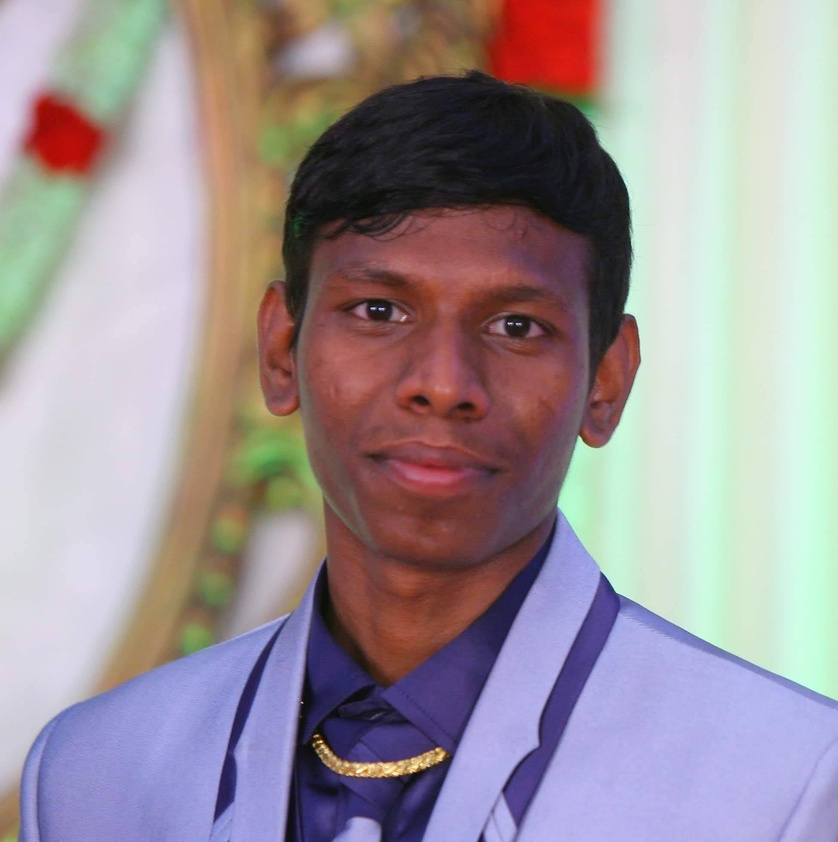
#> input picture venkatesh.jpg, 838 x 842 px, shrunk from 1950 x 1957 before the run
$ jupyter execute Skin-Smoothing.ipynb   (shell and % lines are left out)
#> lines starting #> are read from the running program, lines starting #| are printed output that depends on the picture; after the words box and inside, x2 and y2 are one past the last pixel; in counts of white or black regions, pixels touching at a corner belong together
# <font style = "color:rgb(50,120,229)">Skin Smoothing</font>

In previous modules we have seen how we can use grabcut for detecting skin region given the image of a face. The detected skin can then be smoothened and applied back to the original image, thereby resulting in a skin smoothened image.

In this project, you will be implementing **Skin Smoothing** but this time the image will contain regions other than face as well and will have to be completely automated.

You can use the following steps to approach this problem:

1. Detect the faces in the image using Deep Learning or HAAR Cascades
2. Iterate over the detected faces and apply smoothing filter. You can experiment with the filter type and size to see which one (or combination) gives the best result.

[cell 1]
import cv2
import numpy as np
import matplotlib.pyplot as plt
from dataPath import DATA_PATH

[cell 2]
import matplotlib
matplotlib.rcParams['figure.figsize'] = (6.0,6.0)
matplotlib.rcParams['image.cmap'] = 'gray'

[cell 3]
# Read image
img = cv2.imread( "venkatesh.jpg")
#> img is the input picture: shape (842, 838, 3); mean B, G, R 151.9, 146.8, 157.5

[cell 4]
plt.imshow(img[:,:,::-1])
plt.title("Input Image")
plt.show()

[cell 5]
# Detect the face using the cascade
faceCascade = cv2.CascadeClassifier('haarcascade_frontalface_default.xml')


frame = cv2.imread( "venkatesh.jpg")

frameGray = cv2.cvtColor(frame, cv2.COLOR_BGR2GRAY)
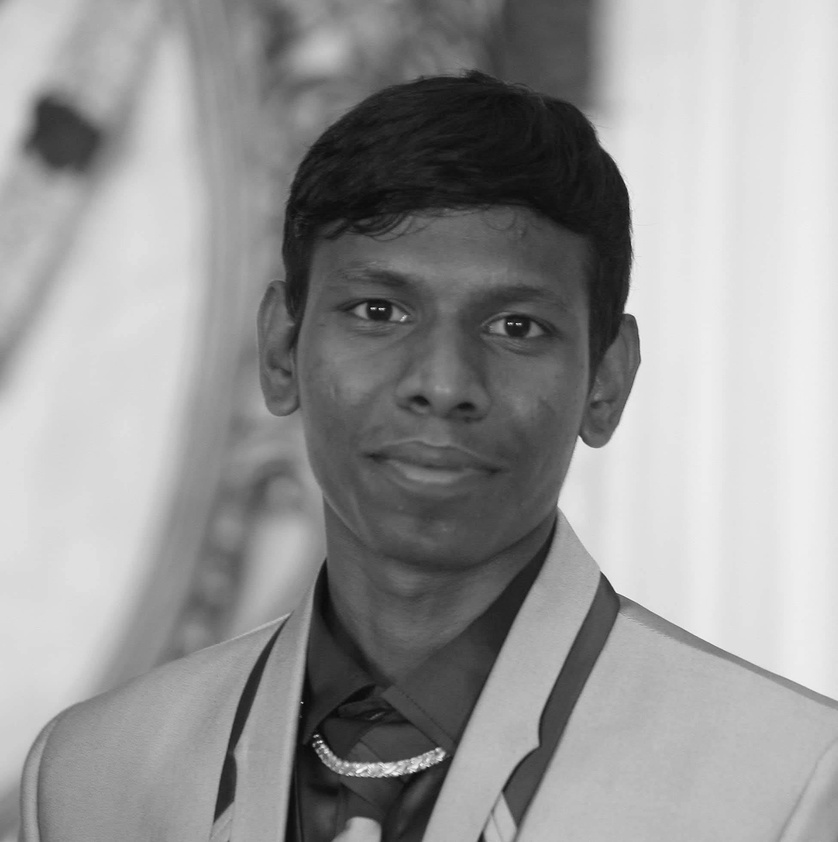
#> frameGray: shape (842, 838); min 10, max 251, mean 150.6
faces = faceCascade.detectMultiScale(frameGray, 1.4, 5)
#> faces = [[267, 185, 354, 354]]

[cell 6]
# Get the face area from the detected face rectangle
for (x, y, w, h) in faces:
    cv2.rectangle(frame, (x, y),
                  (x + w, y + h),
                  (255, 0, 0), 2)
    faceRoiGray = frameGray[y: y + h, x: x + w]
    faceRoiOriginal = frame[y: y + h, x: x + w]
#> this loop made 1 pass
#> pass 1, `faceRoiGray = frameGray[y: y + h, x: x + w]`:
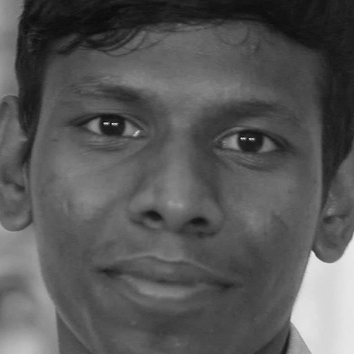
#> faceRoiGray: shape (354, 354); min 11, max 234, mean 87.2
#> pass 1, `faceRoiOriginal = frame[y: y + h, x: x + w]`:
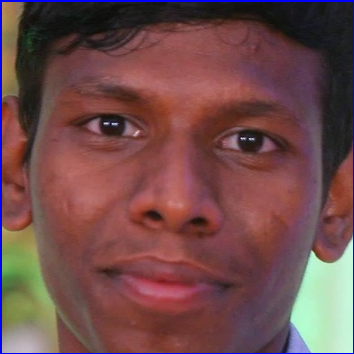
#> faceRoiOriginal: shape (354, 354, 3); mean B, G, R 75.1, 74.9, 112.4
#> after the loop:
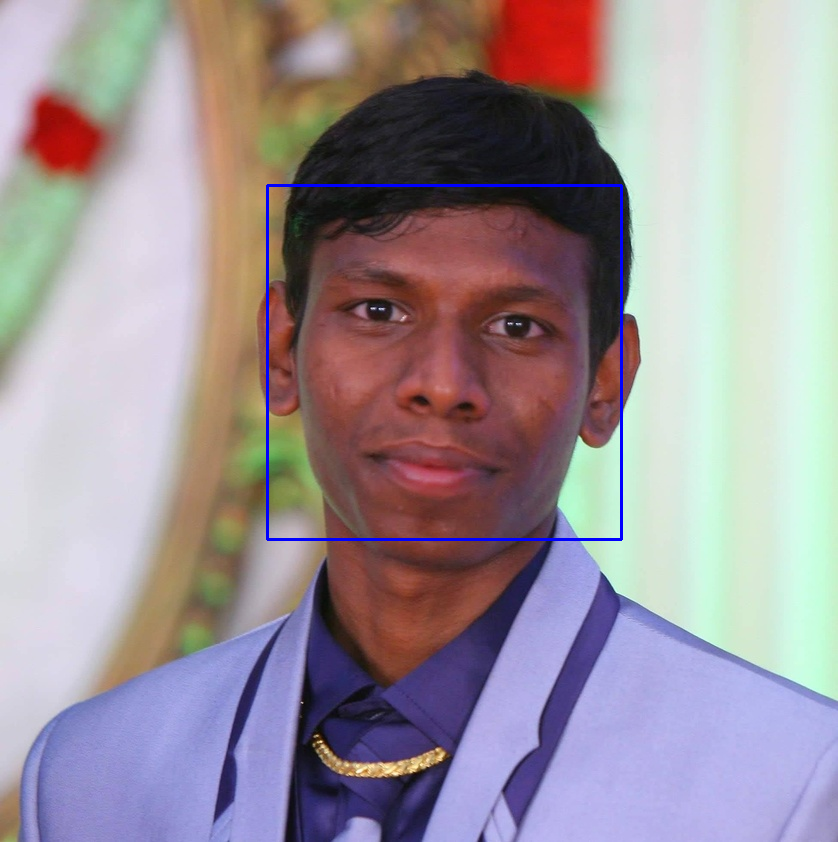
#> frame: shape (842, 838, 3); 0.6% of pixels changed, all inside (x1, y1, x2, y2) = (266, 184, 623, 541)

count = 1
plt.figure(figsize=(18,18))

[cell 7]
def smooth_skin_1(image):
    # Convert image to LAB color model
    image_lab = cv2.cvtColor(image, cv2.COLOR_BGR2Lab)
#> image_lab: shape (354, 354, 3); mean of channels 0, 1, 2 92.6, 145, 135.6

    # Split the LAB image into L, A and B channels
    l_channel, a_channel, b_channel = cv2.split(image_lab)
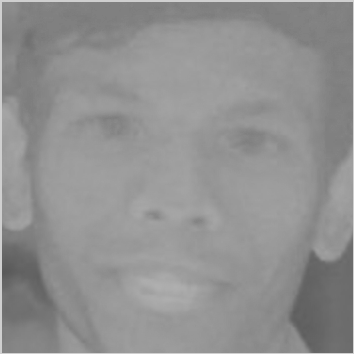
#> a_channel: shape (354, 354); min 88, max 207, mean 145
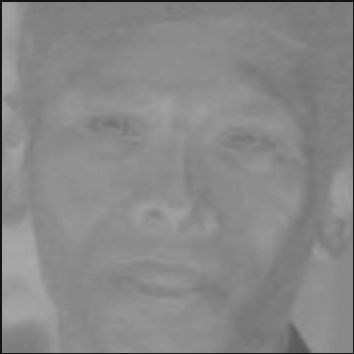
#> b_channel: shape (354, 354); min 20, max 169, mean 135.6

    # Apply bilateral filter to smoothen the L channel
    l_channel = cv2.bilateralFilter(l_channel, 15, 75, 75)

    # Merge the smoothened L channel with original A and B channel
    image_smooth = cv2.merge([l_channel, a_channel, b_channel])
#> image_smooth: shape (354, 354, 3); mean of channels 0, 1, 2 92.6, 145, 135.6

    # Convert image from LAB color model back to RGB color model
    image_smooth = cv2.cvtColor(image_smooth, cv2.COLOR_Lab2BGR)
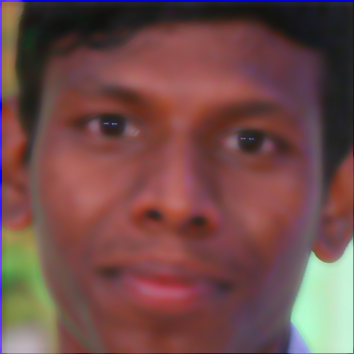
#> image_smooth: shape (354, 354, 3); mean B, G, R 74.7, 75.4, 113.1

    return image_smooth

[cell 8]
# Apply skin smoothing
img_smooth_1 = smooth_skin_1(faceRoiOriginal )
# Display the original and smoothed images
plt.figure(figsize=(10,5))
plt.subplot(121), plt.imshow(cv2.cvtColor(img, cv2.COLOR_BGR2RGB)), plt.title('Original')
plt.subplot(122), plt.imshow(cv2.cvtColor(img_smooth_1, cv2.COLOR_BGR2RGB)), plt.title('Smoothed')
plt.show()
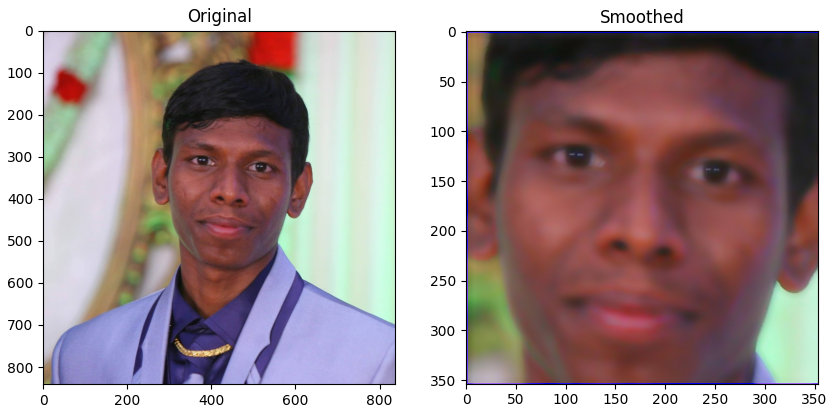
#> figure drawn by matplotlib, 2 panels

[cell 9]
def smooth_skin_2(img):
    # Apply bilateral filter
    # You can experiment with the diameter, sigmaColor, and sigmaSpace parameters
    diameter = 30  # Diameter of each pixel neighborhood
    sigmaColor = 50  # Filter sigma in the color space
    sigmaSpace = 50 # Filter sigma in the coordinate space

    return cv2.bilateralFilter(img, diameter, sigmaColor, sigmaSpace)


img = cv2.imread( "venkatesh.jpg")

[cell 10]
# Apply skin smoothing
img_smooth_2 = smooth_skin_2(img)

# Display the original and smoothed images
plt.figure(figsize=(10,5))
plt.subplot(121), plt.imshow(cv2.cvtColor(img, cv2.COLOR_BGR2RGB)), plt.title('Original')
plt.subplot(122), plt.imshow(cv2.cvtColor(img_smooth_2, cv2.COLOR_BGR2RGB)), plt.title('Smoothed')
plt.show()
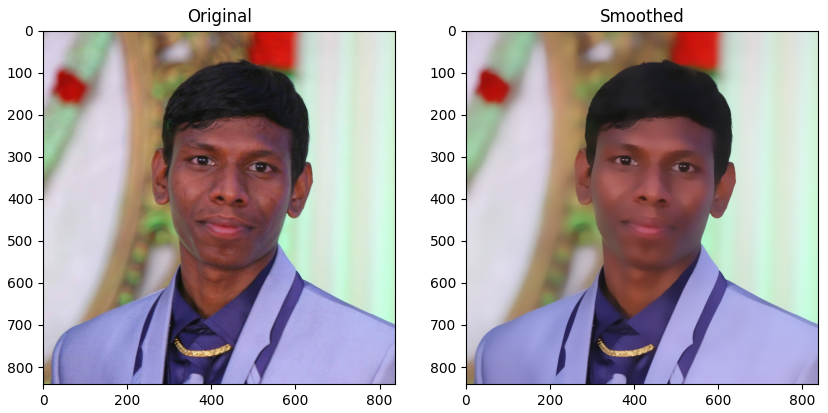
#> figure drawn by matplotlib, 2 panels

$ run again, with op 1.PNG saved as venkatesh.jpg
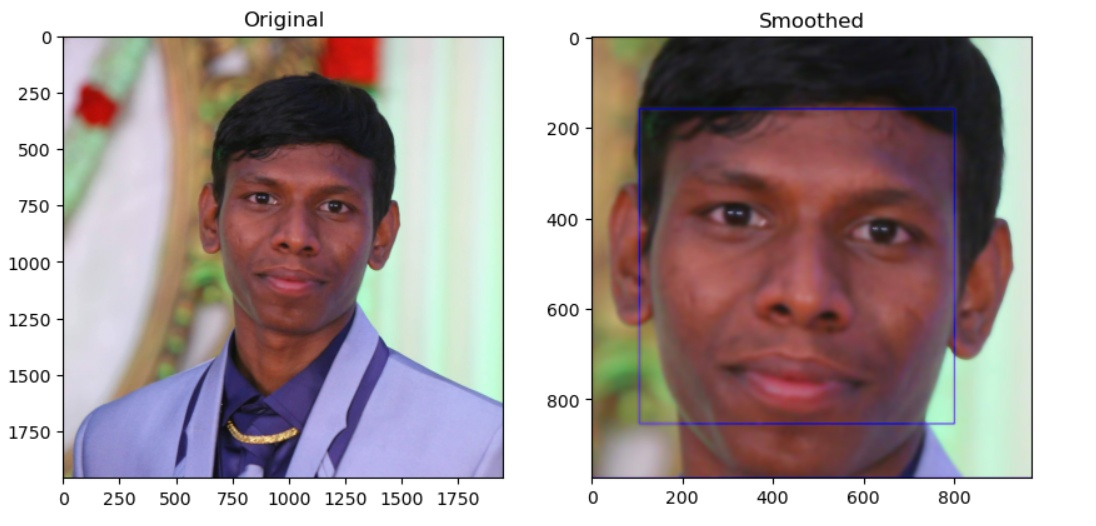
#> input picture op 1.PNG, 1096 x 526 px
#> img is the input picture: shape (526, 1096, 3); mean B, G, R 158.9, 158.7, 171.7
#> faces = [[206, 134, 181, 181], [623, 94, 354, 354]]
#> the loop `for (x, y, w, h) in faces:` made 2 passes
#> pass 1, `faceRoiOriginal = frame[y: y + h, x: x + w]`:
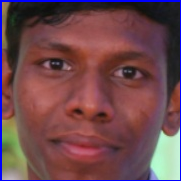
#> faceRoiOriginal: shape (181, 181, 3); mean B, G, R 76.8, 71.9, 110.4
#> image_lab: shape (354, 354, 3); mean of channels 0, 1, 2 92, 147.1, 134
#> `plt.show()`:
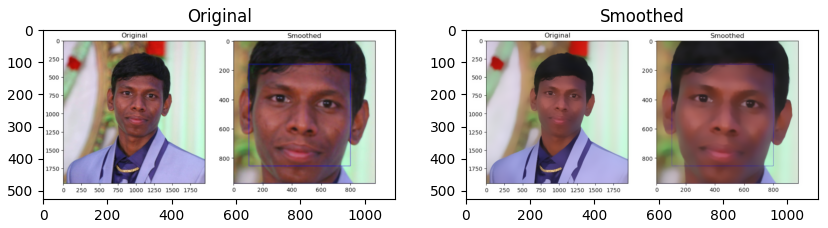
#> figure drawn by matplotlib, 2 panels
